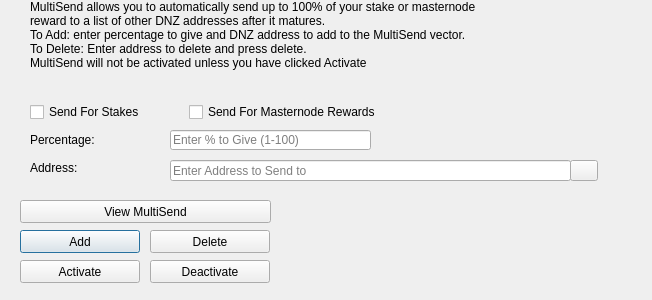
<?xml version="1.0" encoding="UTF-8"?>
<ui version="4.0">
 <class>MultiSendDialog</class>
 <widget class="QDialog" name="MultiSendDialog">
  <property name="windowModality">
   <enum>Qt::NonModal</enum>
  </property>
  <property name="geometry">
   <rect>
    <x>0</x>
    <y>0</y>
    <width>652</width>
    <height>300</height>
   </rect>
  </property>
  <property name="windowTitle">
   <string>MultiSend</string>
  </property>
  <widget class="QLineEdit" name="multiSendPercentEdit">
   <property name="geometry">
    <rect>
     <x>170</x>
     <y>130</y>
     <width>201</width>
     <height>20</height>
    </rect>
   </property>
   <property name="toolTip">
    <string>Enter whole numbers 1 - 100</string>
   </property>
   <property name="placeholderText">
    <string>Enter % to Give (1-100)</string>
   </property>
  </widget>
  <widget class="QLineEdit" name="multiSendAddressEdit">
   <property name="geometry">
    <rect>
     <x>170</x>
     <y>160</y>
     <width>401</width>
     <height>21</height>
    </rect>
   </property>
   <property name="toolTip">
    <string/>
   </property>
   <property name="placeholderText">
    <string>Enter Address to Send to</string>
   </property>
  </widget>
  <widget class="QLabel" name="label_2">
   <property name="geometry">
    <rect>
     <x>30</x>
     <y>0</y>
     <width>451</width>
     <height>121</height>
    </rect>
   </property>
   <property name="lineWidth">
    <number>1</number>
   </property>
   <property name="text">
    <string>MultiSend allows you to automatically send up to 100% of your stake or masternode reward to a list of other DNZ addresses after it matures.
To Add: enter percentage to give and DNZ address to add to the MultiSend vector.
To Delete: Enter address to delete and press delete.
MultiSend will not be activated unless you have clicked Activate</string>
   </property>
   <property name="alignment">
    <set>Qt::AlignLeading|Qt::AlignLeft|Qt::AlignTop</set>
   </property>
   <property name="wordWrap">
    <bool>true</bool>
   </property>
  </widget>
  <widget class="QLabel" name="message">
   <property name="geometry">
    <rect>
     <x>290</x>
     <y>200</y>
     <width>351</width>
     <height>91</height>
    </rect>
   </property>
   <property name="text">
    <string/>
   </property>
  </widget>
  <widget class="QPushButton" name="addButton">
   <property name="geometry">
    <rect>
     <x>20</x>
     <y>230</y>
     <width>120</width>
     <height>23</height>
    </rect>
   </property>
   <property name="toolTip">
    <string/>
   </property>
   <property name="statusTip">
    <string>Add to MultiSend Vector</string>
   </property>
   <property name="text">
    <string>Add</string>
   </property>
  </widget>
  <widget class="QPushButton" name="disableButton">
   <property name="geometry">
    <rect>
     <x>150</x>
     <y>260</y>
     <width>120</width>
     <height>23</height>
    </rect>
   </property>
   <property name="statusTip">
    <string>Deactivate MultiSend</string>
   </property>
   <property name="text">
    <string>Deactivate</string>
   </property>
  </widget>
  <widget class="QPushButton" name="addressBookButton">
   <property name="geometry">
    <rect>
     <x>570</x>
     <y>160</y>
     <width>28</width>
     <height>21</height>
    </rect>
   </property>
   <property name="toolTip">
    <string>Choose an address from the address book</string>
   </property>
   <property name="text">
    <string/>
   </property>
   <property name="icon">
    <iconset resource="../dnz.qrc">
     <normaloff>:/icons/address-book</normaloff>:/icons/address-book</iconset>
   </property>
   <property name="shortcut">
    <string>Alt+A</string>
   </property>
   <property name="autoDefault">
    <bool>false</bool>
   </property>
  </widget>
  <widget class="QLabel" name="label">
   <property name="geometry">
    <rect>
     <x>30</x>
     <y>130</y>
     <width>121</width>
     <height>20</height>
    </rect>
   </property>
   <property name="toolTip">
    <string>Percentage of stake to send</string>
   </property>
   <property name="text">
    <string>Percentage:</string>
   </property>
  </widget>
  <widget class="QLabel" name="label_5">
   <property name="geometry">
    <rect>
     <x>30</x>
     <y>160</y>
     <width>111</width>
     <height>16</height>
    </rect>
   </property>
   <property name="toolTip">
    <string>Address to send portion of stake to</string>
   </property>
   <property name="text">
    <string>Address:</string>
   </property>
  </widget>
  <widget class="QPushButton" name="deleteButton">
   <property name="geometry">
    <rect>
     <x>150</x>
     <y>230</y>
     <width>120</width>
     <height>23</height>
    </rect>
   </property>
   <property name="toolTip">
    <string/>
   </property>
   <property name="statusTip">
    <string>Delete Address From MultiSend Vector</string>
   </property>
   <property name="text">
    <string>Delete</string>
   </property>
  </widget>
  <widget class="QPushButton" name="activateButton">
   <property name="geometry">
    <rect>
     <x>20</x>
     <y>260</y>
     <width>120</width>
     <height>23</height>
    </rect>
   </property>
   <property name="statusTip">
    <string>Activate MultiSend</string>
   </property>
   <property name="text">
    <string>Activate</string>
   </property>
  </widget>
  <widget class="QPushButton" name="viewButton">
   <property name="geometry">
    <rect>
     <x>20</x>
     <y>200</y>
     <width>251</width>
     <height>23</height>
    </rect>
   </property>
   <property name="toolTip">
    <string/>
   </property>
   <property name="statusTip">
    <string>View MultiSend Vector</string>
   </property>
   <property name="text">
    <string>View MultiSend</string>
   </property>
  </widget>
  <widget class="QWidget" name="horizontalLayoutWidget">
   <property name="geometry">
    <rect>
     <x>30</x>
     <y>100</y>
     <width>351</width>
     <height>24</height>
    </rect>
   </property>
   <layout class="QHBoxLayout" name="horizontalLayout">
    <item>
     <widget class="QCheckBox" name="multiSendStakeCheckBox">
      <property name="text">
       <string>Send For Stakes</string>
      </property>
     </widget>
    </item>
    <item>
     <widget class="QCheckBox" name="multiSendMasternodeCheckBox">
      <property name="text">
       <string>Send For Masternode Rewards</string>
      </property>
     </widget>
    </item>
   </layout>
  </widget>
 </widget>
 <resources>
  <include location="../dnz.qrc"/>
 </resources>
 <connections/>
</ui>
